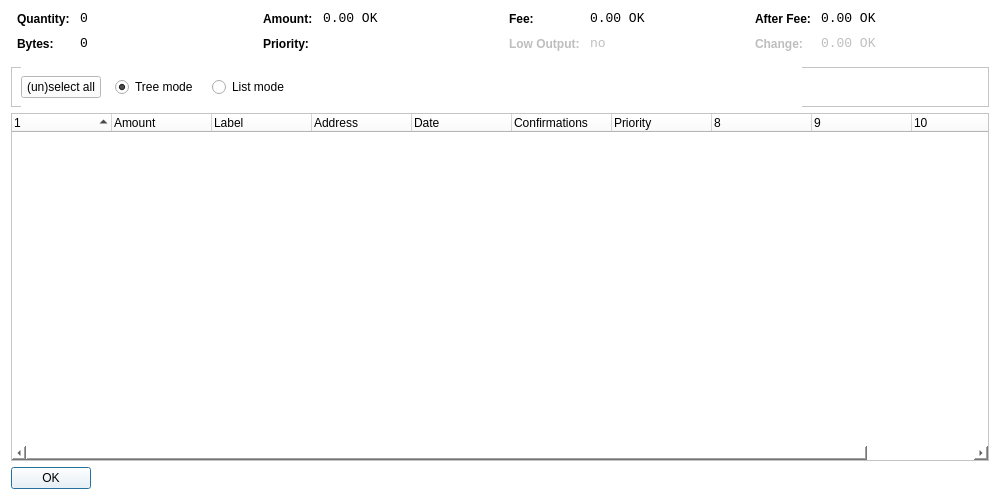
<?xml version="1.0" encoding="UTF-8"?>
<ui version="4.0">
 <class>CoinControlDialog</class>
 <widget class="QDialog" name="CoinControlDialog">
  <property name="geometry">
   <rect>
    <x>0</x>
    <y>0</y>
    <width>1000</width>
    <height>500</height>
   </rect>
  </property>
  <property name="windowTitle">
   <string>Coin Control</string>
  </property>
  <property name="styleSheet">
   <string notr="true">background-color: rgb(255, 255, 255);</string>
  </property>
  <layout class="QVBoxLayout" name="verticalLayout">
   <item>
    <layout class="QHBoxLayout" name="horizontalLayoutTop" stretch="0,0,0,0">
     <property name="topMargin">
      <number>0</number>
     </property>
     <property name="bottomMargin">
      <number>10</number>
     </property>
     <item>
      <layout class="QFormLayout" name="formLayoutCoinControl1">
       <property name="horizontalSpacing">
        <number>10</number>
       </property>
       <property name="verticalSpacing">
        <number>10</number>
       </property>
       <property name="leftMargin">
        <number>6</number>
       </property>
       <property name="rightMargin">
        <number>6</number>
       </property>
       <item row="0" column="0">
        <widget class="QLabel" name="labelCoinControlQuantityText">
         <property name="styleSheet">
          <string notr="true">font-weight:bold;</string>
         </property>
         <property name="text">
          <string>Quantity:</string>
         </property>
        </widget>
       </item>
       <item row="0" column="1">
        <widget class="QLabel" name="labelCoinControlQuantity">
         <property name="font">
          <font>
           <family>Monospace</family>
           <pointsize>10</pointsize>
          </font>
         </property>
         <property name="cursor">
          <cursorShape>IBeamCursor</cursorShape>
         </property>
         <property name="contextMenuPolicy">
          <enum>Qt::ActionsContextMenu</enum>
         </property>
         <property name="text">
          <string notr="true">0</string>
         </property>
         <property name="textInteractionFlags">
          <set>Qt::LinksAccessibleByMouse|Qt::TextSelectableByKeyboard|Qt::TextSelectableByMouse</set>
         </property>
        </widget>
       </item>
       <item row="1" column="0">
        <widget class="QLabel" name="labelCoinControlBytesText">
         <property name="styleSheet">
          <string notr="true">font-weight:bold;</string>
         </property>
         <property name="text">
          <string>Bytes:</string>
         </property>
        </widget>
       </item>
       <item row="1" column="1">
        <widget class="QLabel" name="labelCoinControlBytes">
         <property name="font">
          <font>
           <family>Monospace</family>
           <pointsize>10</pointsize>
          </font>
         </property>
         <property name="cursor">
          <cursorShape>IBeamCursor</cursorShape>
         </property>
         <property name="contextMenuPolicy">
          <enum>Qt::ActionsContextMenu</enum>
         </property>
         <property name="text">
          <string notr="true">0</string>
         </property>
         <property name="textInteractionFlags">
          <set>Qt::LinksAccessibleByMouse|Qt::TextSelectableByKeyboard|Qt::TextSelectableByMouse</set>
         </property>
        </widget>
       </item>
      </layout>
     </item>
     <item>
      <layout class="QFormLayout" name="formLayoutCoinControl2">
       <property name="horizontalSpacing">
        <number>10</number>
       </property>
       <property name="verticalSpacing">
        <number>10</number>
       </property>
       <property name="leftMargin">
        <number>6</number>
       </property>
       <property name="rightMargin">
        <number>6</number>
       </property>
       <item row="0" column="0">
        <widget class="QLabel" name="labelCoinControlAmountText">
         <property name="styleSheet">
          <string notr="true">font-weight:bold;</string>
         </property>
         <property name="text">
          <string>Amount:</string>
         </property>
        </widget>
       </item>
       <item row="0" column="1">
        <widget class="QLabel" name="labelCoinControlAmount">
         <property name="font">
          <font>
           <family>Monospace</family>
           <pointsize>10</pointsize>
          </font>
         </property>
         <property name="cursor">
          <cursorShape>IBeamCursor</cursorShape>
         </property>
         <property name="contextMenuPolicy">
          <enum>Qt::ActionsContextMenu</enum>
         </property>
         <property name="text">
          <string notr="true">0.00 OK</string>
         </property>
         <property name="textInteractionFlags">
          <set>Qt::LinksAccessibleByMouse|Qt::TextSelectableByKeyboard|Qt::TextSelectableByMouse</set>
         </property>
        </widget>
       </item>
       <item row="1" column="0">
        <widget class="QLabel" name="labelCoinControlPriorityText">
         <property name="styleSheet">
          <string notr="true">font-weight:bold;</string>
         </property>
         <property name="text">
          <string>Priority:</string>
         </property>
        </widget>
       </item>
       <item row="1" column="1">
        <widget class="QLabel" name="labelCoinControlPriority">
         <property name="font">
          <font>
           <family>Monospace</family>
           <pointsize>10</pointsize>
          </font>
         </property>
         <property name="cursor">
          <cursorShape>IBeamCursor</cursorShape>
         </property>
         <property name="contextMenuPolicy">
          <enum>Qt::ActionsContextMenu</enum>
         </property>
         <property name="text">
          <string/>
         </property>
         <property name="textInteractionFlags">
          <set>Qt::LinksAccessibleByMouse|Qt::TextSelectableByKeyboard|Qt::TextSelectableByMouse</set>
         </property>
        </widget>
       </item>
      </layout>
     </item>
     <item>
      <layout class="QFormLayout" name="formLayoutCoinControl3">
       <property name="horizontalSpacing">
        <number>10</number>
       </property>
       <property name="verticalSpacing">
        <number>10</number>
       </property>
       <property name="leftMargin">
        <number>6</number>
       </property>
       <property name="rightMargin">
        <number>6</number>
       </property>
       <item row="0" column="0">
        <widget class="QLabel" name="labelCoinControlFeeText">
         <property name="styleSheet">
          <string notr="true">font-weight:bold;</string>
         </property>
         <property name="text">
          <string>Fee:</string>
         </property>
        </widget>
       </item>
       <item row="0" column="1">
        <widget class="QLabel" name="labelCoinControlFee">
         <property name="font">
          <font>
           <family>Monospace</family>
           <pointsize>10</pointsize>
          </font>
         </property>
         <property name="cursor">
          <cursorShape>IBeamCursor</cursorShape>
         </property>
         <property name="contextMenuPolicy">
          <enum>Qt::ActionsContextMenu</enum>
         </property>
         <property name="text">
          <string notr="true">0.00 OK</string>
         </property>
         <property name="textInteractionFlags">
          <set>Qt::LinksAccessibleByMouse|Qt::TextSelectableByKeyboard|Qt::TextSelectableByMouse</set>
         </property>
        </widget>
       </item>
       <item row="1" column="0">
        <widget class="QLabel" name="labelCoinControlLowOutputText">
         <property name="enabled">
          <bool>false</bool>
         </property>
         <property name="styleSheet">
          <string notr="true">font-weight:bold;</string>
         </property>
         <property name="text">
          <string>Low Output:</string>
         </property>
        </widget>
       </item>
       <item row="1" column="1">
        <widget class="QLabel" name="labelCoinControlLowOutput">
         <property name="enabled">
          <bool>false</bool>
         </property>
         <property name="font">
          <font>
           <family>Monospace</family>
           <pointsize>10</pointsize>
          </font>
         </property>
         <property name="cursor">
          <cursorShape>IBeamCursor</cursorShape>
         </property>
         <property name="contextMenuPolicy">
          <enum>Qt::ActionsContextMenu</enum>
         </property>
         <property name="text">
          <string notr="true">no</string>
         </property>
         <property name="textInteractionFlags">
          <set>Qt::LinksAccessibleByMouse|Qt::TextSelectableByKeyboard|Qt::TextSelectableByMouse</set>
         </property>
        </widget>
       </item>
      </layout>
     </item>
     <item>
      <layout class="QFormLayout" name="formLayoutCoinControl4">
       <property name="horizontalSpacing">
        <number>10</number>
       </property>
       <property name="verticalSpacing">
        <number>10</number>
       </property>
       <property name="leftMargin">
        <number>6</number>
       </property>
       <property name="rightMargin">
        <number>6</number>
       </property>
       <item row="0" column="0">
        <widget class="QLabel" name="labelCoinControlAfterFeeText">
         <property name="styleSheet">
          <string notr="true">font-weight:bold;</string>
         </property>
         <property name="text">
          <string>After Fee:</string>
         </property>
        </widget>
       </item>
       <item row="0" column="1">
        <widget class="QLabel" name="labelCoinControlAfterFee">
         <property name="font">
          <font>
           <family>Monospace</family>
           <pointsize>10</pointsize>
          </font>
         </property>
         <property name="cursor">
          <cursorShape>IBeamCursor</cursorShape>
         </property>
         <property name="contextMenuPolicy">
          <enum>Qt::ActionsContextMenu</enum>
         </property>
         <property name="text">
          <string notr="true">0.00 OK</string>
         </property>
         <property name="textInteractionFlags">
          <set>Qt::LinksAccessibleByMouse|Qt::TextSelectableByKeyboard|Qt::TextSelectableByMouse</set>
         </property>
        </widget>
       </item>
       <item row="1" column="0">
        <widget class="QLabel" name="labelCoinControlChangeText">
         <property name="enabled">
          <bool>false</bool>
         </property>
         <property name="styleSheet">
          <string notr="true">font-weight:bold;</string>
         </property>
         <property name="text">
          <string>Change:</string>
         </property>
        </widget>
       </item>
       <item row="1" column="1">
        <widget class="QLabel" name="labelCoinControlChange">
         <property name="enabled">
          <bool>false</bool>
         </property>
         <property name="font">
          <font>
           <family>Monospace</family>
           <pointsize>10</pointsize>
          </font>
         </property>
         <property name="cursor">
          <cursorShape>IBeamCursor</cursorShape>
         </property>
         <property name="contextMenuPolicy">
          <enum>Qt::ActionsContextMenu</enum>
         </property>
         <property name="text">
          <string notr="true">0.00 OK</string>
         </property>
         <property name="textInteractionFlags">
          <set>Qt::LinksAccessibleByMouse|Qt::TextSelectableByKeyboard|Qt::TextSelectableByMouse</set>
         </property>
        </widget>
       </item>
      </layout>
     </item>
    </layout>
   </item>
   <item>
    <widget class="QFrame" name="frame">
     <property name="minimumSize">
      <size>
       <width>0</width>
       <height>40</height>
      </size>
     </property>
     <property name="frameShape">
      <enum>QFrame::StyledPanel</enum>
     </property>
     <property name="frameShadow">
      <enum>QFrame::Sunken</enum>
     </property>
     <widget class="QWidget" name="horizontalLayoutWidget">
      <property name="geometry">
       <rect>
        <x>10</x>
        <y>0</y>
        <width>781</width>
        <height>41</height>
       </rect>
      </property>
      <layout class="QHBoxLayout" name="horizontalLayoutPanel" stretch="0,0,0,0">
       <property name="spacing">
        <number>14</number>
       </property>
       <item>
        <widget class="QPushButton" name="pushButtonSelectAll">
         <property name="sizePolicy">
          <sizepolicy hsizetype="Maximum" vsizetype="Fixed">
           <horstretch>0</horstretch>
           <verstretch>0</verstretch>
          </sizepolicy>
         </property>
         <property name="text">
          <string>(un)select all</string>
         </property>
        </widget>
       </item>
       <item>
        <widget class="QRadioButton" name="radioTreeMode">
         <property name="sizePolicy">
          <sizepolicy hsizetype="Maximum" vsizetype="Fixed">
           <horstretch>0</horstretch>
           <verstretch>0</verstretch>
          </sizepolicy>
         </property>
         <property name="text">
          <string>Tree mode</string>
         </property>
         <property name="checked">
          <bool>true</bool>
         </property>
        </widget>
       </item>
       <item>
        <widget class="QRadioButton" name="radioListMode">
         <property name="sizePolicy">
          <sizepolicy hsizetype="Maximum" vsizetype="Fixed">
           <horstretch>0</horstretch>
           <verstretch>0</verstretch>
          </sizepolicy>
         </property>
         <property name="text">
          <string>List mode</string>
         </property>
        </widget>
       </item>
       <item>
        <spacer name="horizontalSpacer">
         <property name="orientation">
          <enum>Qt::Horizontal</enum>
         </property>
         <property name="sizeHint" stdset="0">
          <size>
           <width>40</width>
           <height>20</height>
          </size>
         </property>
        </spacer>
       </item>
      </layout>
     </widget>
    </widget>
   </item>
   <item>
    <widget class="CoinControlTreeWidget" name="treeWidget">
     <property name="contextMenuPolicy">
      <enum>Qt::CustomContextMenu</enum>
     </property>
     <property name="sortingEnabled">
      <bool>false</bool>
     </property>
     <property name="columnCount">
      <number>11</number>
     </property>
     <attribute name="headerShowSortIndicator" stdset="0">
      <bool>true</bool>
     </attribute>
     <attribute name="headerStretchLastSection">
      <bool>false</bool>
     </attribute>
     <column>
      <property name="text">
       <string/>
      </property>
     </column>
     <column>
      <property name="text">
       <string>Amount</string>
      </property>
     </column>
     <column>
      <property name="text">
       <string>Label</string>
      </property>
     </column>
     <column>
      <property name="text">
       <string>Address</string>
      </property>
     </column>
     <column>
      <property name="text">
       <string>Date</string>
      </property>
     </column>
     <column>
      <property name="text">
       <string>Confirmations</string>
      </property>
      <property name="toolTip">
       <string>Confirmed</string>
      </property>
     </column>
     <column>
      <property name="text">
       <string>Priority</string>
      </property>
     </column>
     <column>
      <property name="text">
       <string/>
      </property>
     </column>
     <column>
      <property name="text">
       <string/>
      </property>
     </column>
     <column>
      <property name="text">
       <string/>
      </property>
     </column>
     <column>
      <property name="text">
       <string/>
      </property>
     </column>
    </widget>
   </item>
   <item>
    <widget class="QDialogButtonBox" name="buttonBox">
     <property name="sizePolicy">
      <sizepolicy hsizetype="Maximum" vsizetype="Fixed">
       <horstretch>0</horstretch>
       <verstretch>0</verstretch>
      </sizepolicy>
     </property>
     <property name="orientation">
      <enum>Qt::Horizontal</enum>
     </property>
     <property name="standardButtons">
      <set>QDialogButtonBox::Ok</set>
     </property>
    </widget>
   </item>
  </layout>
 </widget>
 <customwidgets>
  <customwidget>
   <class>CoinControlTreeWidget</class>
   <extends>QTreeWidget</extends>
   <header>coincontroltreewidget.h</header>
  </customwidget>
 </customwidgets>
 <resources/>
 <connections/>
</ui>
